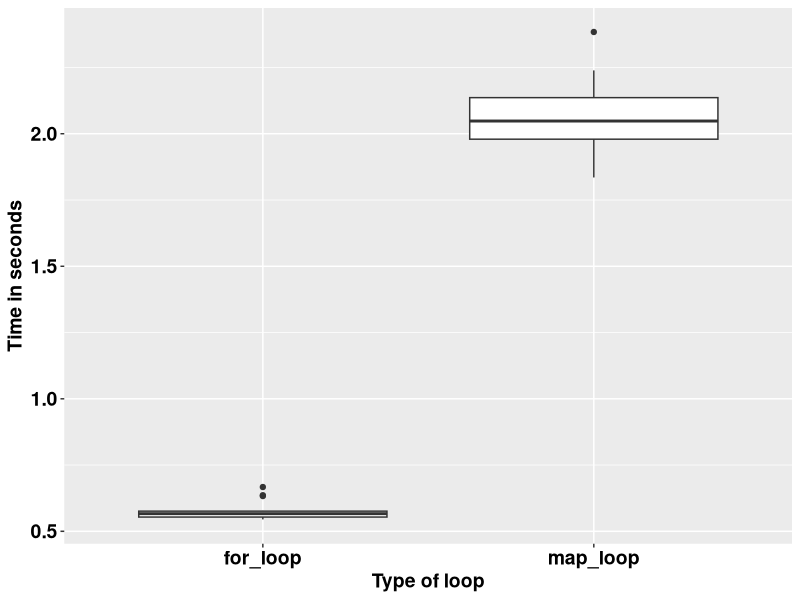

Reproduce this figure in R.
## ---- chunk 1
knitr::opts_chunk$set(echo = TRUE)
## ---- chunk 2
square <- function(a) a**2
square(3)
## ---- chunk 3
square <- function(b){ # Create the function name, called squa
  b**2
}
square(3)
## ---- chunk 4
square <- function(c){ 
  product <- c**2
  return(product)
}
square(3)
## ---- chunk 5
square <- function(d){
  product <- d**2
  print(product)
}
square(5)
## ---- chunk 6
square <- function(e){
  product <- e**2
  (product)
}
square(9)
## ---- chunk 7
square <- function(f){
  product <- f**2
  show(product)
}
square(9)
## ---- chunk 8
square_root <- function(b){
  product <- b^0.5
  return(product/2)
}
square_root(9)
## ---- chunk 9
square_root
## ---- chunk 10
square(-10:10)
## ---- chunk 11
square_root(c(-26, 1:15, 158))
## ---- chunk 12
m <- list(12, 18, 345)
square_root(m[[2]])
## ---- chunk 13
rescale <- function(x){
  m <- mean(x)
  s <- sd(x)
  (x - m) / s
}
rescale(c(-52, 58, 46, 99))
## ---- chunk 14
rescale <- function(x, only_translate){
  m <- mean(x)
  translated <- x - m
  if (only_translate) return(translated)
  s <- sd(x)
  translated / s
}

rescale(x = 1:6, only_translate = TRUE)
## ---- chunk 15
rescale <- function(x, only_translate){
  m <- mean(x)
  translated <- x - m
  if (only_translate) return(translated)
  s <- sd(x)
  translated / s
}

rescale(x = 1:4, only_translate = FALSE)
## ---- chunk 16
rescale(only_translate = TRUE, x = 1:4)
## ---- chunk 17
rescale(x = 1:4, TRUE)
rescale(TRUE, x = 1:4)
rescale(1:4, only_translate = T)
rescale(only_translate = T, 1:4)
## ---- chunk 18
rescale(1:4, o = T)
rescale(o = T, 1:4)
## ---- chunk 19
rescale <- function(x, only_translate = FALSE){
  m <- mean(x)
  translated <- x - m
  if(only_translate) return(translated)
  s <- sd(x)
  translated / s
}
## ---- chunk 20
rescale(1:4) # This runs with only_translate being taken as FALSE by default.
## ---- chunk 21
rescale <- function(x, ...){
  m <- mean(x, ...)
  s <- sd(x, ...)
  (x - m) / s
}

rescale(1:4) # 
## ---- chunk 22
x <- c(NA, 1:3)
rescale(x)
## ---- chunk 23
x <- c(NA, 1:3)
rescale(x, na.rm = TRUE)
## ---- chunk 24
some_function <- function(x) x
other_function <- function(x, ...) x
# some_function(1:4, foo = "bar") # This does not run because there was no allowance.
other_function(1:4, foo = "bar")

## ---- chunk 25
f <- function(...) list(...)
g <- function(x, y, ...) f(...)
g(x = 1, y = 2, z = 3, w = 4)
## ---- chunk 26
compare_rasters <- function(x) {
  if (sum(x > 0.5, na.rm = TRUE) > 7) {
    return(1)
  } else {
    return(0)
  }
  
}
## ---- chunk 27

## ---- chunk 28
library(tidyverse)
volumes <- rnorm(1000000)

for_loop <- vector()

for (k in 1:20) {
  for_loop[k] <- system.time(for (i in 1:length(volumes)) {
    2.3 * volumes[i] ^ 9
  })
}

map_loop <- vector()
for (j in 1:20) {
  map_loop[j] <- system.time(map_vec(volumes, \(x) 2.3 * x ^ 9))
}
## ---- chunk 29
data.frame(for_loop = for_loop, map_loop = map_loop) %>% 
  gather(key = "key", value = "value") %>% 
  ggplot(aes(key, value)) +
  geom_boxplot() +
  labs(x = "Type of loop",
       y = "Time in seconds") +
  theme(text = element_text(size = 14, face = "bold", colour = "black")) +
  theme(axis.text = element_text(size = 14, face = "bold", colour = "black"))
